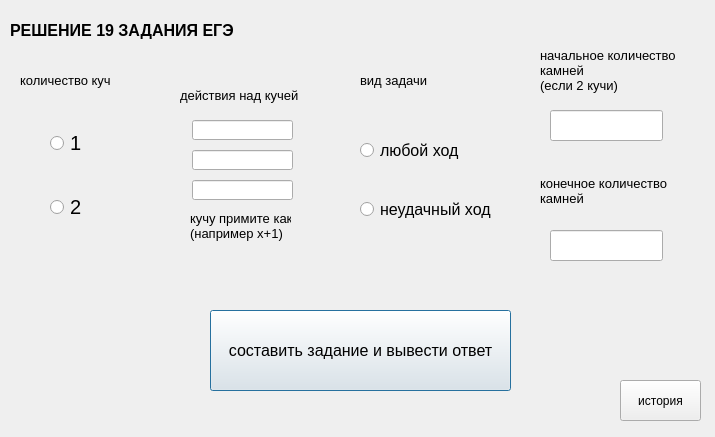
<?xml version="1.0" encoding="UTF-8"?>
<ui version="4.0">
 <class>Dialog</class>
 <widget class="QDialog" name="Dialog">
  <property name="geometry">
   <rect>
    <x>0</x>
    <y>0</y>
    <width>715</width>
    <height>437</height>
   </rect>
  </property>
  <property name="acceptDrops">
   <bool>false</bool>
  </property>
  <property name="windowTitle">
   <string>Dialog</string>
  </property>
  <widget class="QWidget" name="verticalLayoutWidget">
   <property name="geometry">
    <rect>
     <x>50</x>
     <y>100</y>
     <width>81</width>
     <height>151</height>
    </rect>
   </property>
   <layout class="QVBoxLayout" name="verticalLayout">
    <item>
     <widget class="QRadioButton" name="radioButton">
      <property name="font">
       <font>
        <pointsize>15</pointsize>
       </font>
      </property>
      <property name="text">
       <string>1</string>
      </property>
     </widget>
    </item>
    <item>
     <widget class="QRadioButton" name="radioButton_2">
      <property name="font">
       <font>
        <pointsize>15</pointsize>
       </font>
      </property>
      <property name="text">
       <string>2</string>
      </property>
     </widget>
    </item>
   </layout>
  </widget>
  <widget class="QLabel" name="label">
   <property name="geometry">
    <rect>
     <x>20</x>
     <y>60</y>
     <width>151</width>
     <height>41</height>
    </rect>
   </property>
   <property name="font">
    <font>
     <pointsize>10</pointsize>
     <weight>50</weight>
     <bold>false</bold>
    </font>
   </property>
   <property name="text">
    <string>количество куч</string>
   </property>
  </widget>
  <widget class="QLabel" name="label_3">
   <property name="geometry">
    <rect>
     <x>540</x>
     <y>30</y>
     <width>141</width>
     <height>81</height>
    </rect>
   </property>
   <property name="font">
    <font>
     <pointsize>10</pointsize>
    </font>
   </property>
   <property name="text">
    <string>начальное количество
камней
(если 2 кучи)</string>
   </property>
  </widget>
  <widget class="QLabel" name="label_4">
   <property name="geometry">
    <rect>
     <x>540</x>
     <y>170</y>
     <width>141</width>
     <height>41</height>
    </rect>
   </property>
   <property name="font">
    <font>
     <pointsize>10</pointsize>
    </font>
   </property>
   <property name="text">
    <string>конечное количество
камней</string>
   </property>
  </widget>
  <widget class="QLabel" name="label_5">
   <property name="geometry">
    <rect>
     <x>10</x>
     <y>10</y>
     <width>331</width>
     <height>41</height>
    </rect>
   </property>
   <property name="font">
    <font>
     <pointsize>12</pointsize>
     <weight>75</weight>
     <bold>true</bold>
    </font>
   </property>
   <property name="text">
    <string>РЕШЕНИЕ 19 ЗАДАНИЯ ЕГЭ</string>
   </property>
  </widget>
  <widget class="QPushButton" name="pushButton">
   <property name="geometry">
    <rect>
     <x>210</x>
     <y>310</y>
     <width>301</width>
     <height>81</height>
    </rect>
   </property>
   <property name="font">
    <font>
     <pointsize>12</pointsize>
    </font>
   </property>
   <property name="text">
    <string>составить задание и вывести ответ</string>
   </property>
  </widget>
  <widget class="QWidget" name="verticalLayoutWidget_3">
   <property name="geometry">
    <rect>
     <x>360</x>
     <y>110</y>
     <width>136</width>
     <height>141</height>
    </rect>
   </property>
   <layout class="QVBoxLayout" name="verticalLayout_3">
    <item>
     <widget class="QRadioButton" name="radioButton_7">
      <property name="font">
       <font>
        <pointsize>12</pointsize>
       </font>
      </property>
      <property name="text">
       <string>любой ход</string>
      </property>
     </widget>
    </item>
    <item>
     <widget class="QRadioButton" name="radioButton_6">
      <property name="font">
       <font>
        <pointsize>12</pointsize>
       </font>
      </property>
      <property name="text">
       <string>неудачный ход</string>
      </property>
     </widget>
    </item>
   </layout>
  </widget>
  <widget class="QLabel" name="label_6">
   <property name="geometry">
    <rect>
     <x>360</x>
     <y>70</y>
     <width>121</width>
     <height>21</height>
    </rect>
   </property>
   <property name="font">
    <font>
     <pointsize>10</pointsize>
     <weight>50</weight>
     <bold>false</bold>
    </font>
   </property>
   <property name="text">
    <string>вид задачи</string>
   </property>
  </widget>
  <widget class="QLabel" name="label_7">
   <property name="geometry">
    <rect>
     <x>180</x>
     <y>80</y>
     <width>131</width>
     <height>31</height>
    </rect>
   </property>
   <property name="font">
    <font>
     <pointsize>10</pointsize>
    </font>
   </property>
   <property name="text">
    <string>действия над кучей</string>
   </property>
  </widget>
  <widget class="QLineEdit" name="lineEdit">
   <property name="geometry">
    <rect>
     <x>192</x>
     <y>120</y>
     <width>101</width>
     <height>20</height>
    </rect>
   </property>
  </widget>
  <widget class="QLineEdit" name="lineEdit_2">
   <property name="geometry">
    <rect>
     <x>192</x>
     <y>150</y>
     <width>101</width>
     <height>20</height>
    </rect>
   </property>
  </widget>
  <widget class="QLineEdit" name="lineEdit_3">
   <property name="geometry">
    <rect>
     <x>192</x>
     <y>180</y>
     <width>101</width>
     <height>20</height>
    </rect>
   </property>
  </widget>
  <widget class="QLabel" name="label_8">
   <property name="geometry">
    <rect>
     <x>190</x>
     <y>200</y>
     <width>101</width>
     <height>51</height>
    </rect>
   </property>
   <property name="font">
    <font>
     <pointsize>10</pointsize>
    </font>
   </property>
   <property name="text">
    <string>кучу примите как x
(например x+1)</string>
   </property>
  </widget>
  <widget class="QLineEdit" name="nach">
   <property name="geometry">
    <rect>
     <x>550</x>
     <y>110</y>
     <width>113</width>
     <height>31</height>
    </rect>
   </property>
  </widget>
  <widget class="QLineEdit" name="kon">
   <property name="geometry">
    <rect>
     <x>550</x>
     <y>230</y>
     <width>113</width>
     <height>31</height>
    </rect>
   </property>
  </widget>
  <widget class="QLabel" name="label_2">
   <property name="geometry">
    <rect>
     <x>0</x>
     <y>-10</y>
     <width>721</width>
     <height>471</height>
    </rect>
   </property>
   <property name="text">
    <string/>
   </property>
   <property name="pixmap">
    <pixmap>disigne.png</pixmap>
   </property>
  </widget>
  <widget class="QPushButton" name="pushButton_2">
   <property name="geometry">
    <rect>
     <x>620</x>
     <y>380</y>
     <width>81</width>
     <height>41</height>
    </rect>
   </property>
   <property name="text">
    <string>история</string>
   </property>
  </widget>
  <zorder>label_2</zorder>
  <zorder>verticalLayoutWidget</zorder>
  <zorder>label</zorder>
  <zorder>label_3</zorder>
  <zorder>label_4</zorder>
  <zorder>label_5</zorder>
  <zorder>pushButton</zorder>
  <zorder>verticalLayoutWidget_3</zorder>
  <zorder>label_6</zorder>
  <zorder>label_7</zorder>
  <zorder>lineEdit</zorder>
  <zorder>lineEdit_2</zorder>
  <zorder>lineEdit_3</zorder>
  <zorder>label_8</zorder>
  <zorder>nach</zorder>
  <zorder>kon</zorder>
  <zorder>pushButton_2</zorder>
 </widget>
 <resources>
  <include location="test.qrc"/>
 </resources>
 <connections/>
</ui>
